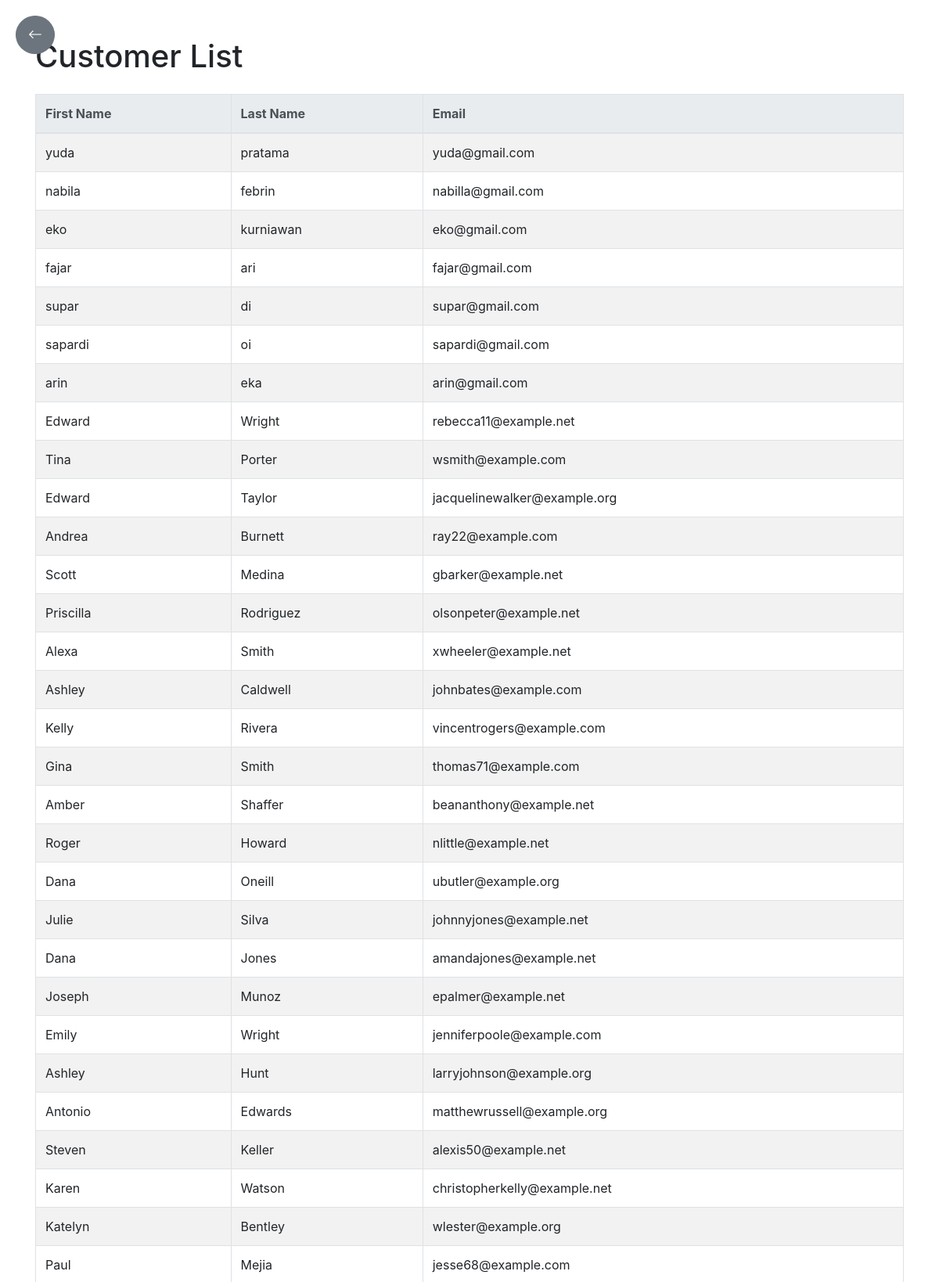
The app's page /customers/ (upper part) with its own data.
### django3/models.py (models this page shows, shortened)
class Customer(models.Model):
    first_name = models.CharField(max_length=30)
    last_name = models.CharField(max_length=30)
    email = models.EmailField(unique=True)

### django3/views.py (the view)
# urls.py: path('customers/', django3_views.customer_list, name='customer_list'), # View dari django3
def customer_list(request):
    customers = Customer.objects.all()
    return render(request, 'customer_list.html', {'customers': customers})

### templates/customer_list.html (shortened to what this page needs)
<!DOCTYPE html>
<html lang="en">
<head>
    <link href="https://maxcdn.bootstrapcdn.com/bootstrap/4.5.2/css/bootstrap.min.css" rel="stylesheet">
    <link href="https://cdn.jsdelivr.net/npm/bootstrap-icons/font/bootstrap-icons.css" rel="stylesheet">
</head>
<body>
    <a href="{% url 'index' %}" class="btn btn-secondary back-button">
        <i class="bi bi-arrow-left"></i>
    </a>
    <div class="container my-5">
        <h1 class="mb-4">Customer List</h1>
        <table class="table table-striped table-bordered">
            <thead class="thead-light">
                <tr>
                    <th>First Name</th>
                    <th>Last Name</th>
                    <th>Email</th>
                </tr>
            </thead>
            <tbody>
                {% for customer in customers %}
                <tr>
                    <td>{{ customer.first_name }}</td>
                    <td>{{ customer.last_name }}</td>
                    <td>{{ customer.email }}</td>
                </tr>
                {% endfor %}
            </tbody>
        </table>
    </div>
</body>
</html>

### templates/customer_list.html (style rules this page uses)
.back-button { position: fixed; top: 20px; left: 20px; border-radius: 50%; padding: 10px 15px; font-size: 18px; z-index: 1000; }

### records on screen
Customer: first_name "yuda", last_name "pratama", email "yuda@gmail.com"
Customer: first_name "nabila", last_name "febrin", email "nabilla@gmail.com"
Customer: first_name "eko", last_name "kurniawan", email "eko@gmail.com"
Customer: first_name "fajar", last_name "ari", email "fajar@gmail.com"
Customer: first_name "supar", last_name "di", email "supar@gmail.com"
Customer: first_name "sapardi", last_name "oi", email "sapardi@gmail.com"
Customer: first_name "arin", last_name "eka", email "arin@gmail.com"
Customer: first_name "Edward", last_name "Wright", email "rebecca11@example.net"
Customer: first_name "Tina", last_name "Porter", email "wsmith@example.com"
Customer: first_name "Edward", last_name "Taylor", email "jacquelinewalker@example.org"
Customer: first_name "Andrea", last_name "Burnett", email "ray22@example.com"
Customer: first_name "Scott", last_name "Medina", email "gbarker@example.net"
Customer: first_name "Priscilla", last_name "Rodriguez", email "olsonpeter@example.net"
Customer: first_name "Alexa", last_name "Smith", email "xwheeler@example.net"
Customer: first_name "Ashley", last_name "Caldwell", email "johnbates@example.com"
Customer: first_name "Kelly", last_name "Rivera", email "vincentrogers@example.com"
Customer: first_name "Gina", last_name "Smith", email "thomas71@example.com"
Customer: first_name "Amber", last_name "Shaffer", email "beananthony@example.net"
Customer: first_name "Roger", last_name "Howard", email "nlittle@example.net"
Customer: first_name "Dana", last_name "Oneill", email "ubutler@example.org"
Customer: first_name "Julie", last_name "Silva", email "johnnyjones@example.net"
Customer: first_name "Dana", last_name "Jones", email "amandajones@example.net"
Customer: first_name "Joseph", last_name "Munoz", email "epalmer@example.net"
Customer: first_name "Emily", last_name "Wright", email "jenniferpoole@example.com"
Customer: first_name "Ashley", last_name "Hunt", email "larryjohnson@example.org"
Customer: first_name "Antonio", last_name "Edwards", email "matthewrussell@example.org"
Customer: first_name "Steven", last_name "Keller", email "alexis50@example.net"
Customer: first_name "Karen", last_name "Watson", email "christopherkelly@example.net"
Customer: first_name "Katelyn", last_name "Bentley", email "wlester@example.org"
Customer: first_name "Paul", last_name "Mejia", email "jesse68@example.com"
